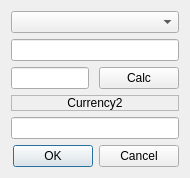
<?xml version="1.0" encoding="UTF-8"?>
<ui version="4.0">
 <class>CExchange</class>
 <widget class="QDialog" name="CExchange">
  <property name="geometry">
   <rect>
    <x>0</x>
    <y>0</y>
    <width>190</width>
    <height>170</height>
   </rect>
  </property>
  <property name="windowTitle">
   <string>Exchange</string>
  </property>
  <layout class="QVBoxLayout" name="pLayout">
   <item>
    <widget class="QComboBox" name="pCBCurrency1"/>
   </item>
   <item>
    <widget class="QLineEdit" name="pLEAmount1"/>
   </item>
   <item>
    <layout class="QHBoxLayout" name="horizontalLayout">
     <property name="spacing">
      <number>10</number>
     </property>
     <item>
      <widget class="QLineEdit" name="pLERate"/>
     </item>
     <item>
      <widget class="QPushButton" name="pPBCalc">
       <property name="text">
        <string>Calc</string>
       </property>
      </widget>
     </item>
    </layout>
   </item>
   <item>
    <widget class="QLabel" name="pLCurrency2">
     <property name="frameShape">
      <enum>QFrame::StyledPanel</enum>
     </property>
     <property name="frameShadow">
      <enum>QFrame::Raised</enum>
     </property>
     <property name="text">
      <string>Currency2</string>
     </property>
     <property name="alignment">
      <set>Qt::AlignCenter</set>
     </property>
    </widget>
   </item>
   <item>
    <widget class="QLineEdit" name="pLEAmount2">
     <property name="readOnly">
      <bool>true</bool>
     </property>
    </widget>
   </item>
   <item>
    <widget class="QDialogButtonBox" name="pButtonBox">
     <property name="orientation">
      <enum>Qt::Horizontal</enum>
     </property>
     <property name="standardButtons">
      <set>QDialogButtonBox::Cancel|QDialogButtonBox::Ok</set>
     </property>
    </widget>
   </item>
  </layout>
 </widget>
 <tabstops>
  <tabstop>pCBCurrency1</tabstop>
  <tabstop>pLEAmount1</tabstop>
  <tabstop>pLERate</tabstop>
  <tabstop>pPBCalc</tabstop>
  <tabstop>pButtonBox</tabstop>
  <tabstop>pLEAmount2</tabstop>
 </tabstops>
 <resources/>
 <connections>
  <connection>
   <sender>pButtonBox</sender>
   <signal>accepted()</signal>
   <receiver>CExchange</receiver>
   <slot>accept()</slot>
   <hints>
    <hint type="sourcelabel">
     <x>248</x>
     <y>254</y>
    </hint>
    <hint type="destinationlabel">
     <x>157</x>
     <y>274</y>
    </hint>
   </hints>
  </connection>
  <connection>
   <sender>pButtonBox</sender>
   <signal>rejected()</signal>
   <receiver>CExchange</receiver>
   <slot>reject()</slot>
   <hints>
    <hint type="sourcelabel">
     <x>316</x>
     <y>260</y>
    </hint>
    <hint type="destinationlabel">
     <x>286</x>
     <y>274</y>
    </hint>
   </hints>
  </connection>
 </connections>
</ui>
